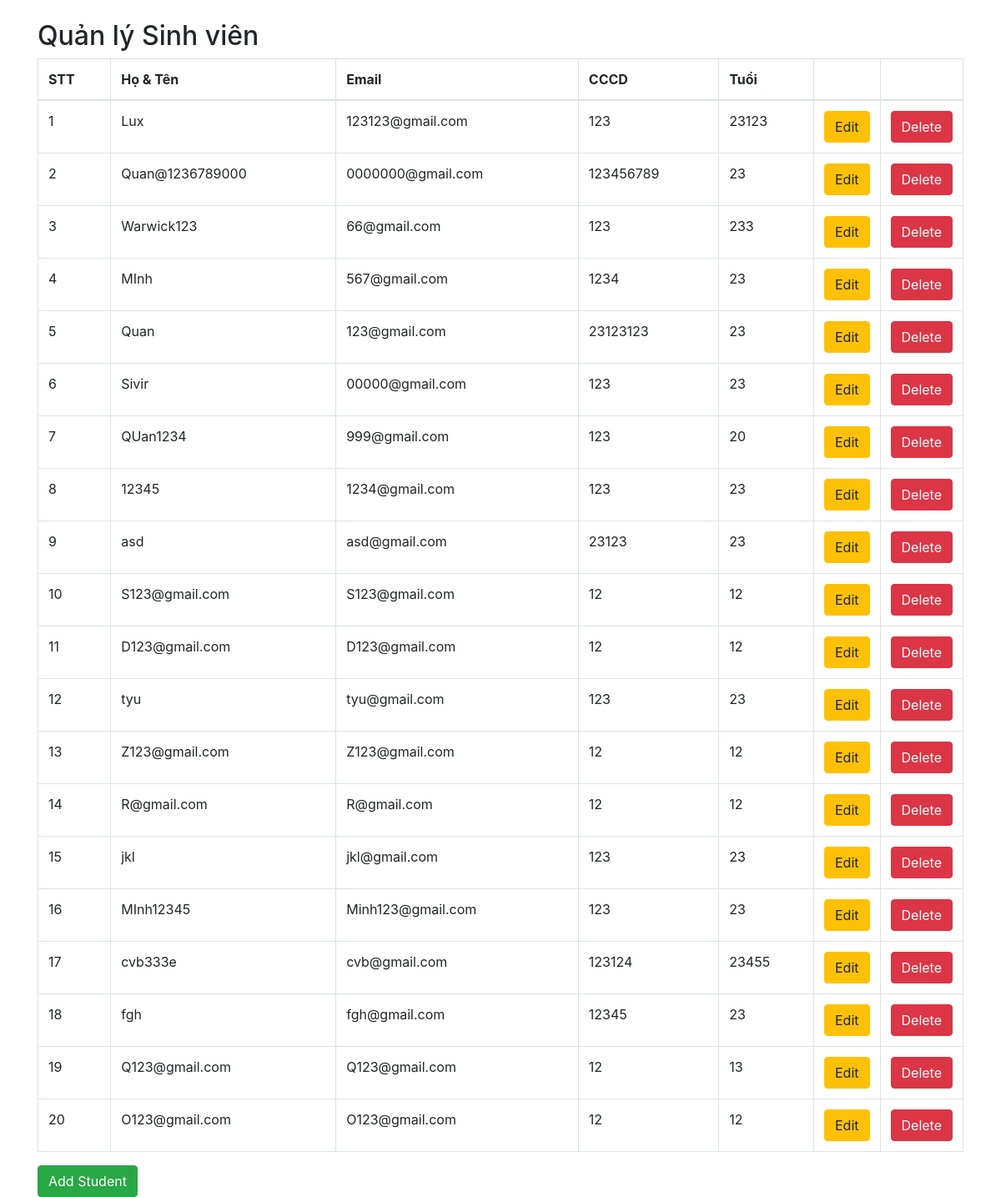
Screenshot of /manage_students.php with the database file from the repository.
### tables this page shows
CREATE TABLE `users` (
  `Id` int(11) NOT NULL,
  `Username` varchar(200) DEFAULT NULL,
  `Email` varchar(200) DEFAULT NULL,
  `CCCD` int(11) DEFAULT NULL,
  `Age` int(11) DEFAULT NULL,
  `Password` varchar(200) DEFAULT NULL,
  `otp` varchar(255) DEFAULT NULL,
  `Req` tinyint(1) NOT NULL DEFAULT 0
);

### php/dbhelp.php (called while the page is built, shortened)
<?php
function getDbConnection() {
    $conn = mysqli_connect(HOST, USERNAME, PASSWORD, DATABASE);
    return $conn;
}
function executeResult($sql) {
    $conn = getDbConnection();
    $resultset = mysqli_query($conn, $sql);
    $list = [];
    if ($resultset) {
        while ($row = mysqli_fetch_array($resultset, 1)) {
            $list[] = $row;
        }
    } else {
        echo "Lỗi: " . mysqli_error($conn);
    }
    return $list;
}
?>

### manage_students.php (the view, shortened to what this page needs)
<?php
require_once('php/dbhelp.php');
$sql = 'SELECT * FROM users';
$usersList = executeResult($sql);
$index = 1;
?>
<!DOCTYPE html>
<html lang="en">
<head>
    <link rel="stylesheet" href="https://maxcdn.bootstrapcdn.com/bootstrap/4.4.1/css/bootstrap.min.css">
</head>
<body>
<div class="container">
    <h2 class="mt-4">Quản lý Sinh viên</h2>
    <table class="table table-bordered">
        <thead>
            <tr>
                <th>STT</th>
                <th>Họ & Tên</th>
                <th>Email</th>
                <th>CCCD</th>
                <th>Tuổi</th>
                <th width="60px"></th>
                <th width="60px"></th>
            </tr>
        </thead>
        <tbody>
        <?php foreach ($usersList as $std): ?>
            <tr>
                <td><?= $index++ ?></td>
                <td><?= htmlspecialchars($std['Username']) ?></td>
                <td><?= htmlspecialchars($std['Email']) ?></td>
                <td><?= htmlspecialchars($std['CCCD']) ?></td>
                <td><?= htmlspecialchars($std['Age']) ?></td>
                <td>
                    <button class="btn btn-warning" onclick="showEditModal(<?= $std['Id'] ?>, '<?= htmlspecialchars($std['Username']) ?>', '<?= htmlspecialchars($std['Email']) ?>', '<?= htmlspecialchars($std['CCCD']) ?>', <?= $std['Age'] ?>)">Edit</button>
                </td>
                <td>
                    <button class="btn btn-danger" onclick="deleteStudent(<?= $std['Id'] ?>)">Delete</button>
                </td>
            </tr>
        <?php endforeach; ?>
        </tbody>
    </table>
    <a href="input.php" class="btn btn-success">Add Student</a>
</div>
</body>
</html>

### rows the page displays
users: Username "Lux", Email "123123@gmail.com", CCCD "123", Age "23123"
users: Username "Quan@1236789000", Email "0000000@gmail.com", CCCD "123456789", Age "23"
users: Username "Warwick123", Email "66@gmail.com", CCCD "123", Age "233"
users: Username "MInh", Email "567@gmail.com", CCCD "1234", Age "23"
users: Username "Quan", Email "123@gmail.com", CCCD "23123123", Age "23"
users: Username "Sivir", Email "00000@gmail.com", CCCD "123", Age "23"
users: Username "QUan1234", Email "999@gmail.com", CCCD "123", Age "20"
users: Username "12345", Email "1234@gmail.com", CCCD "123", Age "23"
users: Username "asd", Email "asd@gmail.com", CCCD "23123", Age "23"
users: Username "S123@gmail.com", Email "S123@gmail.com", CCCD "12", Age "12"
users: Username "D123@gmail.com", Email "D123@gmail.com", CCCD "12", Age "12"
users: Username "tyu", Email "tyu@gmail.com", CCCD "123", Age "23"
users: Username "Z123@gmail.com", Email "Z123@gmail.com", CCCD "12", Age "12"
users: Username "R@gmail.com", Email "R@gmail.com", CCCD "12", Age "12"
users: Username "jkl", Email "jkl@gmail.com", CCCD "123", Age "23"
users: Username "MInh12345", Email "Minh123@gmail.com", CCCD "123", Age "23"
users: Username "cvb333e", Email "cvb@gmail.com", CCCD "123124", Age "23455"
users: Username "fgh", Email "fgh@gmail.com", CCCD "12345", Age "23"
users: Username "Q123@gmail.com", Email "Q123@gmail.com", CCCD "12", Age "13"
users: Username "O123@gmail.com", Email "O123@gmail.com", CCCD "12", Age "12"
